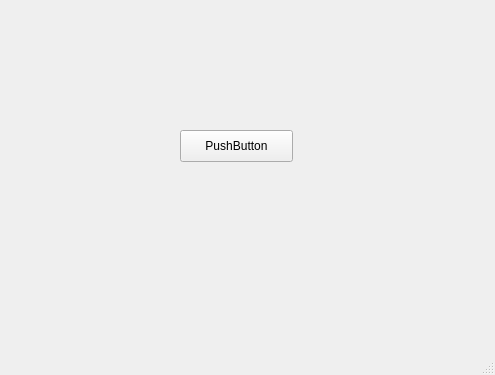
<?xml version="1.0" encoding="UTF-8"?>
<ui version="4.0">
 <class>MainWindow</class>
 <widget class="QMainWindow" name="MainWindow">
  <property name="geometry">
   <rect>
    <x>0</x>
    <y>0</y>
    <width>495</width>
    <height>375</height>
   </rect>
  </property>
  <property name="windowTitle">
   <string>MainWindow</string>
  </property>
  <widget class="QWidget" name="centralwidget">
   <widget class="QPushButton" name="pushButton">
    <property name="geometry">
     <rect>
      <x>180</x>
      <y>130</y>
      <width>113</width>
      <height>32</height>
     </rect>
    </property>
    <property name="text">
     <string>PushButton</string>
    </property>
   </widget>
  </widget>
  <widget class="QMenuBar" name="menubar">
   <property name="geometry">
    <rect>
     <x>0</x>
     <y>0</y>
     <width>495</width>
     <height>22</height>
    </rect>
   </property>
  </widget>
  <widget class="QStatusBar" name="statusbar"/>
 </widget>
 <resources/>
 <connections/>
</ui>
